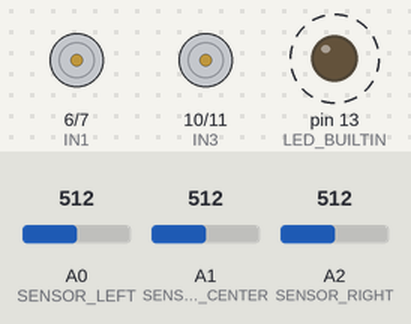
This sketch was run on a simulated Arduino Uno, built with avr-gcc and run on an emulated ATmega328P. On the bench: motor-driver pin pairs drawn as motors (green arrow = first pin HIGH = forward, orange = second pin HIGH = backward, longer = more drive, scaled by the enable pin), output pins drawn as LEDs (lit = HIGH). Dashed ring = blinking. The test bench sets the inputs (shaded band); at power-on: A0 (SENSOR_LEFT) = 512, A2 (SENSOR_RIGHT) = 512, A1 (SENSOR_CENTER) = 512. What the sketch prints to the serial monitor is not drawn.

Above: at 2.87 s.
3.3 s: A0 (SENSOR_LEFT) set to 245
At 4.9 s:
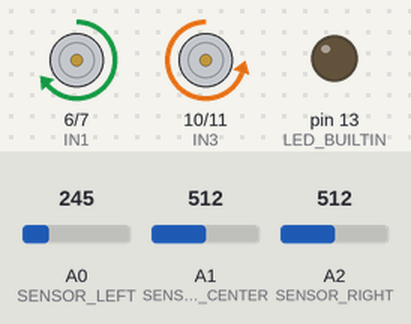
5.5 s: A2 (SENSOR_RIGHT) set to 306
At 6.7 s:
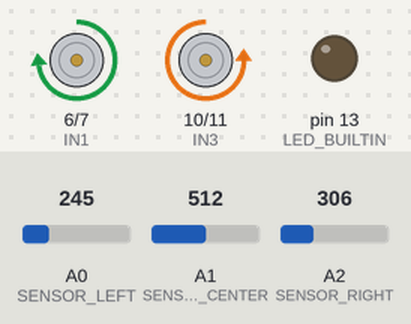
7.0 s: A0 (SENSOR_LEFT) set to 265
At 7.4 s:
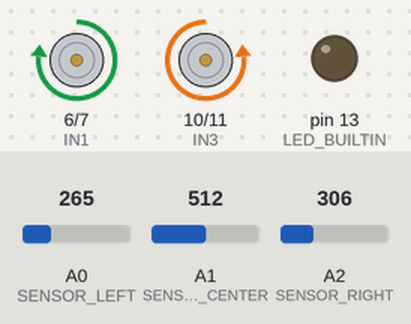
8.5 s: A2 (SENSOR_RIGHT) set to 122
At 8.8 s:
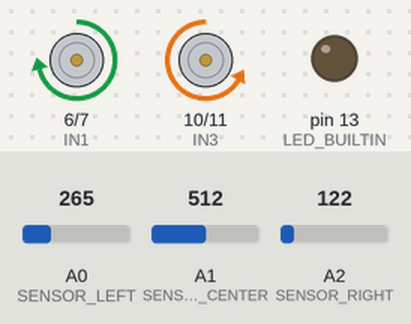
10.0 s: A1 (SENSOR_CENTER) set to 70
At 11.2 s:
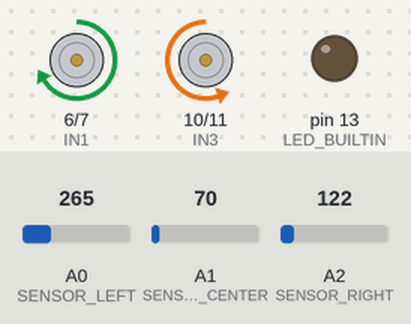
11.5 s: A1 (SENSOR_CENTER) set to 90
At 12.1 s:
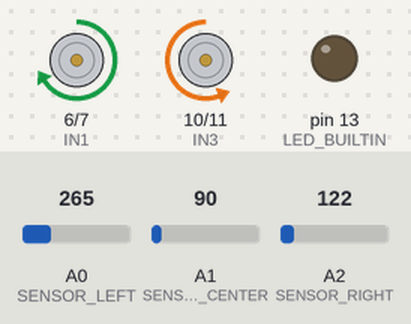
Timing chart, 0 to 14.0 s (numbered marks = the images above; inputs shaded):
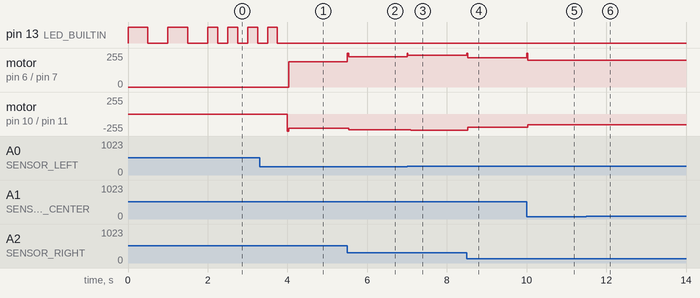

The sketch:

CompetitionTunedPID.ino
```cpp
// ======================================================
// COMPETITION ANALOG PID LINE FOLLOWER
// OPTIMIZED FOR:
// White ≈ 50
// Black ≈ 200–500
// ======================================================

// Robot dimensions:
// Distance between wheels: 5"
// wheel diameter: 2.5"
// IR sensors are on a radial distance in front of the wheel axis centerline: 2/18"
// Left and right IR sensors are approximately 3/4" to the left and right of the center sensor.
// IR sensor height above the track: 5/8"
// The robot utilizes gearboxes connecting the motor to the tires.
// With the robot running using baseSpeed of 160, it is able to complete a 132" track in 8.85 seconds = 14.92 inches per second.
// With the robot running using baseSpeed of 220, it is able to complete a 132" track in 7.88 seconds = 16.75 inches per second.

// Track information:
// Line width: 11/16"
// Line minimum radius: 4.5"
// Track length: 132"
// # of continuous left turns: 2
// # of continuous right turns: 1
// # of straightaways: 1

#include <math.h>

#define ADD_INITIAL_DELAY 0
//#define PRINT_DEBUG_OUTPUT 1
//#define PRINT_OTHER_DEBUG_OUTPUT 1
//#define PRINT_MOTOR_DEBUG_OUTPUT 1
#define PRINT_DEBUG_OUTPUT 0
#define PRINT_OTHER_DEBUG_OUTPUT 0
#define PRINT_MOTOR_DEBUG_OUTPUT 0

#define COMPENSATE_FOR_MOTOR_GEAR_FRICTION 0

// ---------------- SENSOR PINS ----------------
// Analog pins
#define SENSOR_LEFT    A0
#define SENSOR_CENTER  A1
#define SENSOR_RIGHT   A2

// Digital pins
#define DIGITAL_SENSOR_LEFT    2
#define DIGITAL_SENSOR_CENTER  3
#define DIGITAL_SENSOR_RIGHT   4

// ---------------- MOTOR PINS -----------------

// LEFT MOTOR
#define ENA 5
#define IN1 6
#define IN2 7
// To drive left motor forward, IN1 needs to be HIGH, and IN2 needs to be LOW (for my wiring)

// RIGHT MOTOR
#define ENB 9
// Note: the wiring diagram provided for the competition has these swapped (IN3->10, IN4->11)
// For me I have them wired up this way to match code currently being generated by AI (GPT)
#define IN3 10
#define IN4 11
// To drive the Right motor forward you need to drive IN3 LOW and IN4 HIGH (for my wiring)

// ======================================================
// PID SETTINGS
// ======================================================

// PID variables
float error = 0;
float previousError = 0;
float integral = 0;
float derivative = 0;
float correction = 0;

// very initial intentional conservative numbers
//float Kp = 35.0;
//float Ki = 0.0;
//float Kd = 18.0;

// Tuned for higher speed stability
//float Kp = 0.11;  // initial suggested default 0.085  // reduce this value if oscillation (left/right)/wobble occurs.  // increase this if the robot reacts too slowly (is too sluggish)
//float Ki = 0.0000;
//float Kd = 1.80;  // initial suggested default 1.25  // increase this if oscillation (left/right)/wobble occurs

// New suggested values to try from ChatGPT
//float Kp = 0.06;
//float Ki = 0.0000;
//float Kd = 2.50;

// Speed Settings : Competition speed - very initial setting was 180
//int baseSpeed = 220;
//int maxSpeed = 255;
// Recovery speed
//int searchSpeed = 110; //80; //80; //110; //140;  // 110 is too slow for our motors.

// Test values for slower operation (slower speed test)
//float Kp = 0.07;
//float Ki = 0.0000;
//float Kd = 2.5;

// Speed Settings : Competition speed - very initial setting was 180
//int baseSpeed = 180;
//int maxSpeed = 255;
// Recovery speed
//int searchSpeed = 120; //80; //80; //110; //140;  // 110 is too slow for our motors.

// Test values for faster operation test
float Kp = 0.05;
float Ki = 0.0000;
float Kd = 2.75;

// Speed Settings : Competition speed - very initial setting was 180
int baseSpeed = 240;
int maxSpeed = 255;
// Recovery speed
int searchSpeed = 150; //80; //80; //110; //140;  // 110 is too slow for our motors.


// 7.88 (baseSpeed 220, searchSpeed 110, Kp = 0.11, Ki = 0.0, Kd = 1.8)
// 7.93 (baseSpeed 200, searchSpeed 110, Kp = 0.11, Ki = 0.0, Kd = 1.8)
// 7.99 (baseSpeed 220, searchSpeed 110, Kp = 0.11, Ki = 0.0, Kd = 1.8)
// 8.85 (baseSpeed 160, searchSpeed 110, Kp = 0.11, Ki = 0.0, Kd = 1.8)

// 8.09 (baseSpeed 220, searchSpeed 110, Kp = 0.06, Ki = 0.0, Kd = 2.5)
// 8.09 (baseSpeed 220, searchSpeed 110, Kp = 0.06, Ki = 0.0, Kd = 2.5)

// 7.84 (baseSpeed 220, searchSpeed 110, Kp = 0.06, Ki = 0.0, Kd = 2.5, increased deadband)
// 7.80 (baseSpeed 220, searchSpeed 110, Kp = 0.06, Ki = 0.0, Kd = 2.5, increased deadband, added derivative filter d*0.7+r*0.3)

// Slower speed tests
// Lap 1 - 8.33 (baseSpeed 180, searchSpeed 120, Kp = 0.07, Ki = 0.0, Kd = 2.5, increased deadband, added derivative filter d*0.7+r*0.3)
// Lap 1 - 8.33 -> 16.96 = 8.63
// Lap 1 - 16.96 -> 25.55 = 8.59

// Faster speed tests
// 7.94 (baseSpeed 240, searchSpeed 150, Kp = 0.05, Ki = 0.0, Kd = 2.75, increased deadband, added derivative filter d*0.7+r*0.3)
// Lap 1 - 7.94
// Lap 1 - 7.94 -> 16.26 = 8.32
// Lap 1 - 16.26 -> 24.52 = 8.26

// ONE last test to try: adjust the speedReduction code to divide the error by 12 (instead of 6), and use a min of 40 (instead of 60)
// TODO

// ======================================================
// SENSOR CALIBRATION
// ======================================================

// Your observed values:
//
// WHITE ≈ 50
// BLACK ≈ 200–500
//

// These are the analog values as read by the IR sensors over a white surface and over a black electrical tape surface.
//int whiteValue = 50;
int whiteValue = 35;
int blackValue = 500;

// Ignore weak noise below this
int detectionThreshold = 80;

// ======================================================
// TRACKING VARIABLES
// ======================================================

// Negative values are to the left, 0 is center, and positive values are to the right.
float lastKnownPosition = 0;

bool runInitialDelay = true;

bool loopSequenceDone = false;

int lastLeftMotorSpeed = 0;
int lastRightMotorSpeed = 0;

// ======================================================
// SETUP
// ======================================================

void setup()
{
  Serial.begin(115200);

  // Motor pins
  pinMode(ENA, OUTPUT);
  pinMode(IN1, OUTPUT);
  pinMode(IN2, OUTPUT);

  pinMode(ENB, OUTPUT);
  pinMode(IN3, OUTPUT);
  pinMode(IN4, OUTPUT);

  stopMotors();

  pinMode(LED_BUILTIN, OUTPUT);

  // Startup sequence: 500 ms intervals
  digitalWrite(LED_BUILTIN, HIGH);
  delay(500);

  digitalWrite(LED_BUILTIN, LOW);
  delay(500);

  digitalWrite(LED_BUILTIN, HIGH);
  delay(500);

  digitalWrite(LED_BUILTIN, LOW);
  delay(500);

  Serial.println("COMPETITION PID LINE FOLLOWER");
}

// ======================================================
// MAIN LOOP
// ======================================================

void loop()
{

//  fastBlinkLed();

  if (!loopSequenceDone) {

    // Loop sequence: 250 ms intervals
    digitalWrite(LED_BUILTIN, HIGH);
    delay(250);

    digitalWrite(LED_BUILTIN, LOW);
    delay(250);

    digitalWrite(LED_BUILTIN, HIGH);
    delay(250);

    digitalWrite(LED_BUILTIN, LOW);
    delay(250);

    digitalWrite(LED_BUILTIN, HIGH);
    delay(250);

    digitalWrite(LED_BUILTIN, LOW);
    delay(250);

    digitalWrite(LED_BUILTIN, HIGH);
    delay(250);

    digitalWrite(LED_BUILTIN, LOW);
    delay(250);

    loopSequenceDone = true;  // Prevent running again
  }

#if ADD_INITIAL_DELAY
  if(runInitialDelay == true)
  {
    // Delay 3 seconds
    Serial.println("Performing startup delay.");
    delay(3000);
    runInitialDelay = false;
    Serial.println("Completed startup delay.");
  }
#endif

  // --------------------------------------------------
  // READ RAW SENSOR VALUES
  // --------------------------------------------------

  int rawLeft   = analogRead(SENSOR_LEFT);
  int rawCenter = analogRead(SENSOR_CENTER);
  int rawRight  = analogRead(SENSOR_RIGHT);

  // --------------------------------------------------
  // NORMALIZE SENSOR VALUES
  // --------------------------------------------------

  int leftValue   = normalizeSensor(rawLeft);
  int centerValue = normalizeSensor(rawCenter);
  int rightValue  = normalizeSensor(rawRight);

  // --------------------------------------------------
  // LINE DETECTION
  // --------------------------------------------------

  long total =
      leftValue +
      centerValue +
      rightValue;

  // --------------------------------------------------
  // LOST LINE CONDITION
  // --------------------------------------------------

  if (total < detectionThreshold)
  {
    // adding additional recommended code from ChatGPT
    // reset PID state on line loss
    integral = 0;
    previousError = error;

    // if the last known position was to the left (negative), search to the left
    if (lastKnownPosition < 0)
    {
      searchLeft();
    }
    else
    {
      searchRight();
    }

    debugOutput(
      rawLeft,
      rawCenter,
      rawRight,
      leftValue,
      centerValue,
      rightValue
    );

    return;  // this is against coding standard.    haha!!!
  }

  // --------------------------------------------------
  // WEIGHTED POSITION CALCULATION
  // --------------------------------------------------

//  long weightedSum =
//      ((long)leftValue * -1000L) +
//      ((long)centerValue * 0L) +
//      ((long)rightValue * 1000L);
  long weightedSum =
      ((long)leftValue * 1000L) +
      ((long)centerValue * 0L) +
      ((long)rightValue * -1000L);

  if(total == 0)
  {
    fastBlinkLed();
  }


  error = (float)weightedSum / total;

  // Additional test code #2 - Add a dead zone.
  if (fabs(error) < 50)
  {
    error = 0;
  }

  lastKnownPosition = error;

  // --------------------------------------------------
  // PID CALCULATIONS
  // --------------------------------------------------

  integral += error;

  // Anti-windup
  integral = constrain(integral, -3000, 3000);

  //derivative = error - previousError;

  // Test #3 Derivative filter
  float rawDerivative =
      error - previousError;

  derivative =
      derivative * 0.7 +
      rawDerivative * 0.3;

  correction =
      (Kp * error) +
      (Ki * integral) +
      (Kd * derivative);


  previousError = error;

  // --------------------------------------------------
  // DYNAMIC SPEED REDUCTION
  // Slow slightly in sharp turns
  // --------------------------------------------------

//  int speedReduction =
//      min(abs(error) / 6, 60);
int speedReduction =
    min((int)(fabs(error) / 6.0), 60);

// TODO one more thing to try
//int speedReduction =
//    min(abs(error) / 12, 40);

  int adjustedBaseSpeed =
      baseSpeed - speedReduction;

  // --------------------------------------------------
  // MOTOR SPEEDS
  // --------------------------------------------------

  int leftMotorSpeed =
      adjustedBaseSpeed + correction;

  int rightMotorSpeed =
      adjustedBaseSpeed - correction;

  leftMotorSpeed =
      constrain(leftMotorSpeed, 0, maxSpeed);

  rightMotorSpeed =
      constrain(rightMotorSpeed, 0, maxSpeed);

  // --------------------------------------------------
  // DRIVE MOTORS
  // --------------------------------------------------

  setMotorSpeed(
      leftMotorSpeed,
      rightMotorSpeed
  );

  // --------------------------------------------------
  // DEBUG OUTPUT
  // --------------------------------------------------

  debugOutput(
      rawLeft,
      rawCenter,
      rawRight,
      leftValue,
      centerValue,
      rightValue
  );

  // FAST LOOP
  delayMicroseconds(1200);
}

// ======================================================
// SENSOR NORMALIZATION
// ======================================================

int normalizeSensor(int rawValue)
{
  // Clamp to calibration range
  rawValue = constrain(
      rawValue,
      whiteValue,
      blackValue
  );

  // Convert to 0-1000 scale
  int normalized =
      map(
          rawValue,
          whiteValue,
          blackValue,
          0,
          1000
      );

  // Remove weak noise
  if (normalized < 30)
  {
    normalized = 0;
  }

  return normalized;
}

void driveMotors(
    int leftSpeed,
    int rightSpeed
)
{

#if COMPENSATE_FOR_MOTOR_GEAR_FRICTION
  // Need to pulse the motors to help overcome internal friction
  analogWrite(ENA, maxSpeed);
  analogWrite(ENB, maxSpeed);
  //delay(1);
  delayMicroseconds(1000);  // 500 is barely enough
#endif

  // for debugging motor speed
  lastLeftMotorSpeed = leftSpeed;
  lastRightMotorSpeed = rightSpeed;
  analogWrite(ENA, leftSpeed);
  analogWrite(ENB, rightSpeed);
}

// ======================================================
// MOTOR CONTROL
// ======================================================

void setMotorSpeed(
    int leftSpeed,
    int rightSpeed
)
{
  // LEFT MOTOR FORWARD
  digitalWrite(IN1, HIGH);
  digitalWrite(IN2, LOW);

  // RIGHT MOTOR FORWARD
  digitalWrite(IN3, LOW); // HIGH);
  digitalWrite(IN4, HIGH); //LOW);

  //analogWrite(ENA, leftSpeed);
  //analogWrite(ENB, rightSpeed);
  driveMotors(leftSpeed, rightSpeed);

}

// ======================================================
// STOP
// ======================================================

void stopMotors()
{
  analogWrite(ENA, 0);
  analogWrite(ENB, 0);
}

// ======================================================
// SEARCH LEFT
// ======================================================

void searchLeft()
{
#if PRINT_DEBUG_OUTPUT
//  Serial.println("Search left.");
#endif

  // Left tire needs to go in reverse
  digitalWrite(IN1, LOW);
  digitalWrite(IN2, HIGH);

  // Right tire needs to go forward
  digitalWrite(IN3, LOW); //HIGH); // compensating for my wiring.
  digitalWrite(IN4, HIGH); //LOW); // compensating for my wiring.

  //analogWrite(ENA, searchSpeed);
  //analogWrite(ENB, searchSpeed);
  driveMotors(searchSpeed, searchSpeed);
}

// ======================================================
// SEARCH RIGHT
// ======================================================

void searchRight()
{
#if PRINT_DEBUG_OUTPUT
//  Serial.println("Search right.");
#endif

  // Left tire needs to go forward
  digitalWrite(IN1, HIGH);
  digitalWrite(IN2, LOW);

  // Right tire needs to go in reverse
  digitalWrite(IN3, HIGH);
  digitalWrite(IN4, LOW);

  //analogWrite(ENA, searchSpeed);
  //analogWrite(ENB, searchSpeed);
  driveMotors(searchSpeed, searchSpeed);
}

// ======================================================
// DEBUG OUTPUT
// ======================================================

void debugOutput(
    int rawLeft,
    int rawCenter,
    int rawRight,
    int normLeft,
    int normCenter,
    int normRight
)
{
static uint32_t lastPrint = 0;

if (millis() - lastPrint > 100)
{
    lastPrint = millis();


#if PRINT_DEBUG_OUTPUT
#if PRINT_OTHER_DEBUG_OUTPUT

  Serial.print("RAW: ");

  Serial.print(rawLeft);
  Serial.print(" ");

  Serial.print(rawCenter);
  Serial.print(" ");

  Serial.print(rawRight);

  Serial.print(" | NORM: ");

  Serial.print(normLeft);
  Serial.print(" ");

  Serial.print(normCenter);
  Serial.print(" ");

  Serial.print(normRight);

  Serial.print(" | ERR: ");
  Serial.print(error);

  Serial.print(" | CORR: ");
  Serial.print(correction);
#endif

#if PRINT_MOTOR_DEBUG_OUTPUT
  Serial.print(" | LLMS: ");
  Serial.print(lastLeftMotorSpeed);
  Serial.print(" | LRMS: ");
  Serial.print(lastRightMotorSpeed);
#endif

  Serial.println();
  #endif

  }

}

void fastBlinkLed()
{
  while(1)
  {
    digitalWrite(LED_BUILTIN, HIGH);
    delay(100);
    digitalWrite(LED_BUILTIN, LOW);
    delay(100);
  }

}
```

Measured:
- after the input at 3.3 s, motor on pin 6 (IN1) / pin 7 (IN2): stopped → forward 191/255 after 0.73 s; motor on pin 10 (IN3) / pin 11 (IN4): stopped → backward 214/255 after 0.70 s
- after the input at 5.5 s, motor on pin 6 (IN1) / pin 7 (IN2): forward 191/255 → forward 226/255 at once; motor on pin 10 (IN3) / pin 11 (IN4): backward 214/255 → backward 233/255 at once
- after the input at 7.0 s, motor on pin 6 (IN1) / pin 7 (IN2): forward 226/255 → forward 240/255 at once; motor on pin 10 (IN3) / pin 11 (IN4): backward 233/255 → backward 239/255 at once, → backward 240/255 0.06 s later
- after the input at 8.5 s, motor on pin 6 (IN1) / pin 7 (IN2): forward 240/255 → forward 219/255 at once; motor on pin 10 (IN3) / pin 11 (IN4): backward 240/255 → backward 200/255 at once
- after the input at 10.0 s, motor on pin 6 (IN1) / pin 7 (IN2): forward 219/255 → forward 200/255 at once; motor on pin 10 (IN3) / pin 11 (IN4): backward 200/255 → backward 159/255 at once
- after the input at 11.5 s, motor on pin 6 (IN1) / pin 7 (IN2): forward 200/255 → forward 199/255 at once; motor on pin 10 (IN3) / pin 11 (IN4): backward 159/255 → backward 160/255 at once
